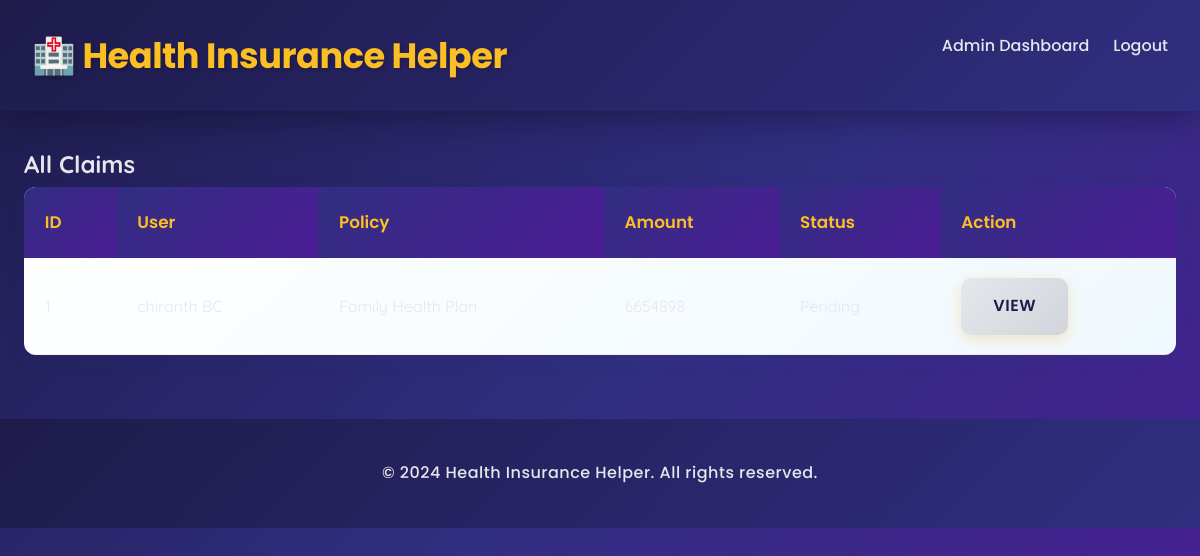
Page /staff/claims/ (signed in) on the earlier database version.
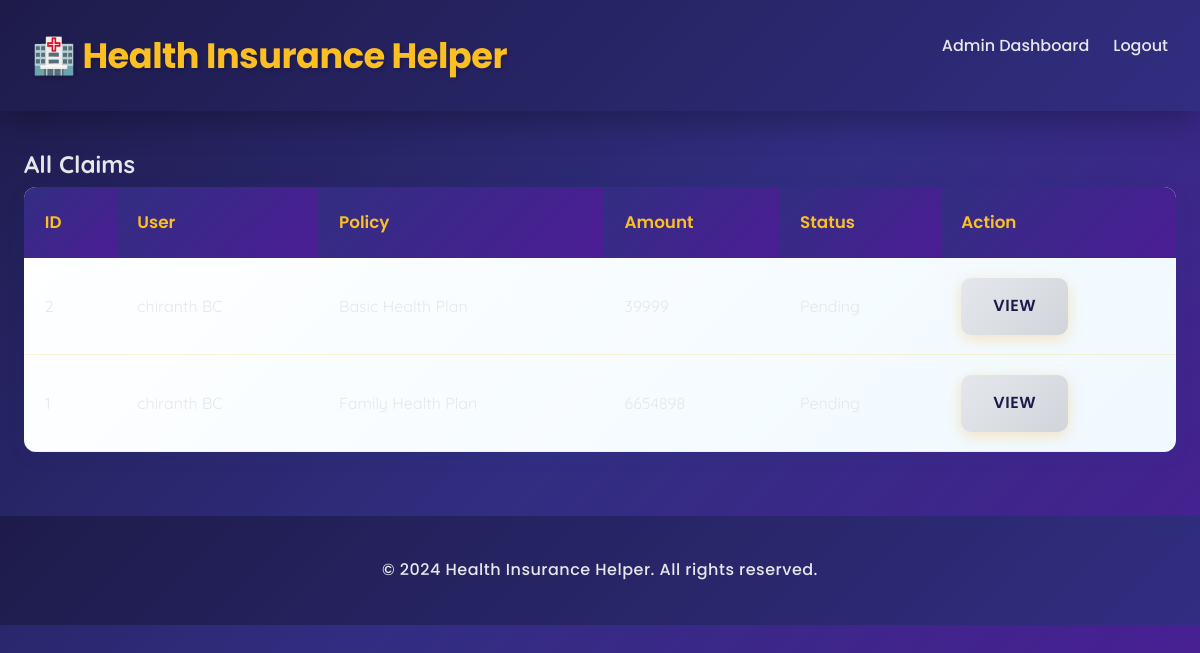
Same page on the later database version.
### insurance_app/models.py (models this page shows, shortened)
class Claim(models.Model):
    STATUS_CHOICES = [
        ('Pending', 'Pending'),
        ('Approved', 'Approved'),
        ('Denied', 'Denied'),
    ]
    user = models.ForeignKey(User, on_delete=models.CASCADE)
    policy = models.ForeignKey(Policy, on_delete=models.CASCADE)
    claim_amount = models.IntegerField()
    status = models.CharField(max_length=50, choices=STATUS_CHOICES, default='Pending')

class Policy(models.Model):
    POLICY_TYPES = [
        ('Basic', 'Basic'),
        ('Premium', 'Premium'),
        ('Family', 'Family'),
    ]
    name = models.CharField(max_length=100)
    policy_type = models.CharField(max_length=50, choices=POLICY_TYPES)
    coverage_amount = models.IntegerField()
    premium = models.IntegerField()

### insurance_app/views.py (the view)
# urls.py: path('staff/claims/', views.admin_claim_list, name='admin_claim_list'),
@staff_required
def admin_claim_list(request):
    claims = Claim.objects.all().order_by('-id')
    return render(request, 'insurance_app/admin_claim_list.html', {'claims': claims})

### insurance_app/views.py (called while the page is built)
def staff_required(view_func):
    return user_passes_test(lambda u: u.is_staff, login_url='login')(view_func)

### insurance_app/templates/insurance_app/admin_claim_list.html (shortened to what this page needs)
{% extends 'insurance_app/admin_base.html' %}
{% block content %}
<h2>All Claims</h2>
<table>
    <thead>
        <tr>
            <th>ID</th>
            <th>User</th>
            <th>Policy</th>
            <th>Amount</th>
            <th>Status</th>
            <th>Action</th>
        </tr>
    </thead>
    <tbody>
        {% for claim in claims %}
        <tr>
            <td>{{ claim.id }}</td>
            <td>{{ claim.user.username }}</td>
            <td>{{ claim.policy.name }}</td>
            <td>{{ claim.claim_amount }}</td>
            <td>{{ claim.status }}</td>
            <td><a class="btn btn-secondary" href="{% url 'admin_claim_detail' claim.id %}">View</a></td>
        </tr>
        {% empty %}
        <tr><td colspan="6">No claims found.</td></tr>
        {% endfor %}
    </tbody>
</table>
{% endblock %}

Differences in the rows shown:
added Claim: id "2", user.username "chiranth BC", policy.name "Basic Health Plan", claim_amount "39999", status "Pending"
